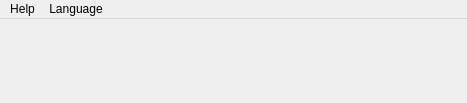
<?xml version="1.0" encoding="UTF-8"?>
<ui version="4.0">
 <class>MainWindow</class>
 <widget class="QMainWindow" name="MainWindow">
  <property name="geometry">
   <rect>
    <x>0</x>
    <y>0</y>
    <width>467</width>
    <height>103</height>
   </rect>
  </property>
  <property name="minimumSize">
   <size>
    <width>0</width>
    <height>0</height>
   </size>
  </property>
  <property name="windowTitle">
   <string>RakCloud</string>
  </property>
  <property name="windowIcon">
   <iconset resource="../resources/resources.qrc">
    <normaloff>:/icons/rakcloud_icon.png</normaloff>:/icons/rakcloud_icon.png</iconset>
  </property>
  <property name="styleSheet">
   <string notr="true"/>
  </property>
  <widget class="QWidget" name="centralWidget">
   <property name="styleSheet">
    <string notr="true"/>
   </property>
   <layout class="QGridLayout" name="gridLayout">
    <property name="leftMargin">
     <number>0</number>
    </property>
    <property name="topMargin">
     <number>0</number>
    </property>
    <property name="rightMargin">
     <number>0</number>
    </property>
    <property name="bottomMargin">
     <number>0</number>
    </property>
    <property name="spacing">
     <number>0</number>
    </property>
    <item row="0" column="0">
     <widget class="QStackedWidget" name="stackedWidget"/>
    </item>
   </layout>
  </widget>
  <widget class="QMenuBar" name="menuBar">
   <property name="geometry">
    <rect>
     <x>0</x>
     <y>0</y>
     <width>467</width>
     <height>25</height>
    </rect>
   </property>
   <widget class="QMenu" name="menuHelp">
    <property name="title">
     <string>Help</string>
    </property>
    <addaction name="actionSettings"/>
    <addaction name="actionCheckForUpdates"/>
    <addaction name="actionSite"/>
    <addaction name="actionAbout"/>
    <addaction name="actionAboutQt"/>
   </widget>
   <widget class="QMenu" name="menuLanguage">
    <property name="title">
     <string>Language</string>
    </property>
   </widget>
   <addaction name="menuHelp"/>
   <addaction name="menuLanguage"/>
  </widget>
  <widget class="QStatusBar" name="statusBar">
   <property name="enabled">
    <bool>true</bool>
   </property>
   <property name="autoFillBackground">
    <bool>false</bool>
   </property>
   <property name="sizeGripEnabled">
    <bool>false</bool>
   </property>
  </widget>
  <action name="actionSettings">
   <property name="text">
    <string>Settings</string>
   </property>
   <property name="visible">
    <bool>false</bool>
   </property>
  </action>
  <action name="actionCheckForUpdates">
   <property name="text">
    <string>Check for updates</string>
   </property>
  </action>
  <action name="actionSite">
   <property name="text">
    <string>Site</string>
   </property>
  </action>
  <action name="actionAbout">
   <property name="text">
    <string>About</string>
   </property>
  </action>
  <action name="actionAboutQt">
   <property name="text">
    <string>About Qt</string>
   </property>
  </action>
 </widget>
 <resources>
  <include location="../resources/resources.qrc"/>
 </resources>
 <connections/>
</ui>
